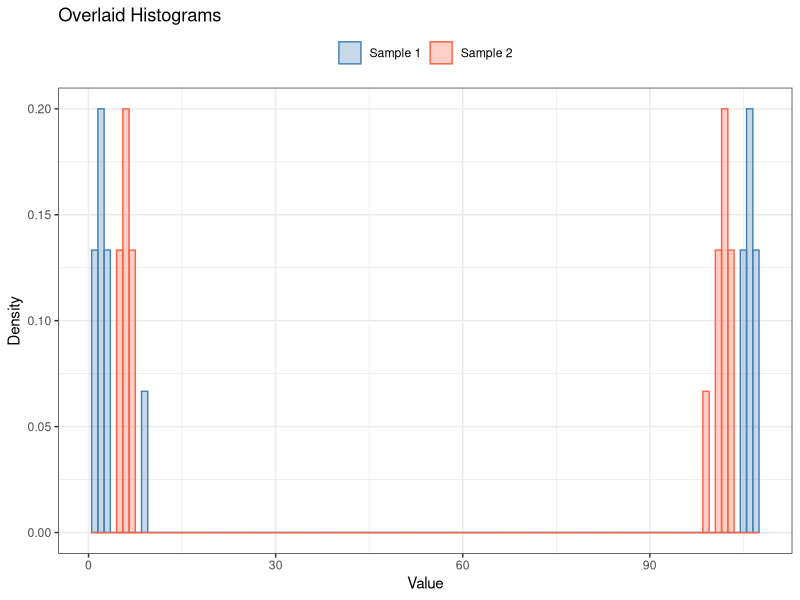
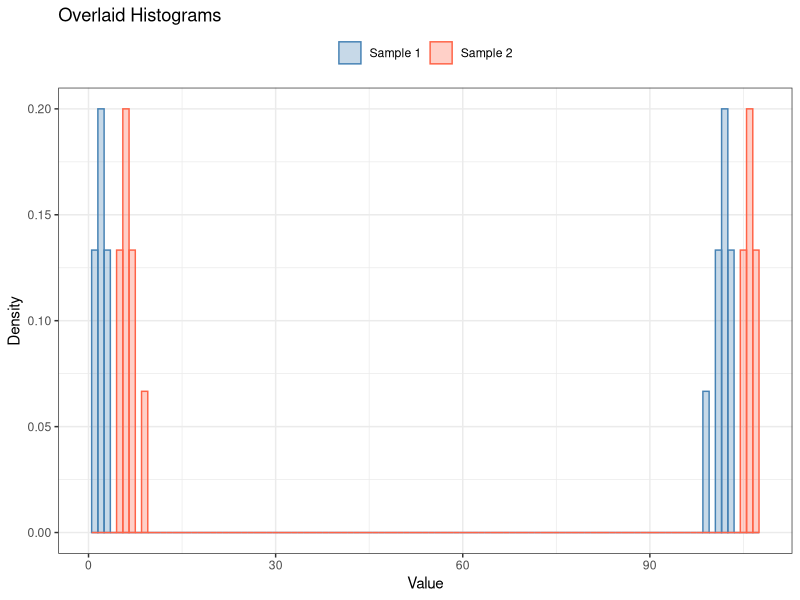

The R script that drew these images, in order:
## ---- chunk 1
library(dplyr)
library(tidyr)
library(stringr)
library(purrr)
library(ggplot2)

set.seed(1)
## ---- chunk 2
compare_samples <- function(sample1, sample2,
                            s1_label = "Sample 1",
                            s2_label = "Sample 2",
                            binwidth = 1) {

  df <- data.frame(
    value  = c(sample1, sample2),
    sample = rep(c(s1_label, s2_label), c(length(sample1), length(sample2)))
  )

  p <- ggplot(df, aes(x = value, fill = sample, color = sample)) +
    geom_histogram(aes(y = after_stat(density)),
                   binwidth = binwidth, alpha = 0.3,
                   position = "identity") +
    scale_fill_manual(values  = setNames(c("steelblue", "tomato"), c(s1_label, s2_label))) +
    scale_color_manual(values = setNames(c("steelblue", "tomato"), c(s1_label, s2_label))) +
    labs(x = "Value", y = "Density", title = "Overlaid Histograms",
         fill = NULL, color = NULL) +
    theme_bw() +
    theme(legend.position = "top")

  print(p)

  cat("Medians:\n")
  cat(sprintf("  %s: %g\n", s1_label, median(sample1)))
  cat(sprintf("  %s: %g\n", s2_label, median(sample2)))

  wt <- wilcox.test(sample1, sample2)
  cat("\nWilcoxon rank-sum test:\n")
  print(wt)

  p_hat <- 1 - wt$statistic / (length(sample1) * length(sample2))
  names(p_hat) <- "hat p''"
  print(p_hat)

  invisible(list(plot = p, wilcox = wt, p_hat = p_hat))
}
## ---- chunk 3
sample1.1 <- c(1, 1, 2, 2, 2, 3, 3, 9, 105, 105, 106, 106, 106, 107, 107)
sample2.1 <- c(5, 5, 6, 6, 6, 7, 7, 99, 101, 101, 102, 102, 102, 103, 103)
## ---- chunk 4
compare_samples(sample1.1, sample2.1)
## ---- chunk 5
sample1.2 <- c(1, 1, 2, 2, 2, 3, 3, 99, 101, 101, 102, 102, 102, 103, 103)
sample2.2 <- c(5, 5, 6, 6, 6, 7, 7, 9, 105, 105, 106, 106, 106, 107, 107)
## ---- chunk 6
compare_samples(sample1.2, sample2.2)
